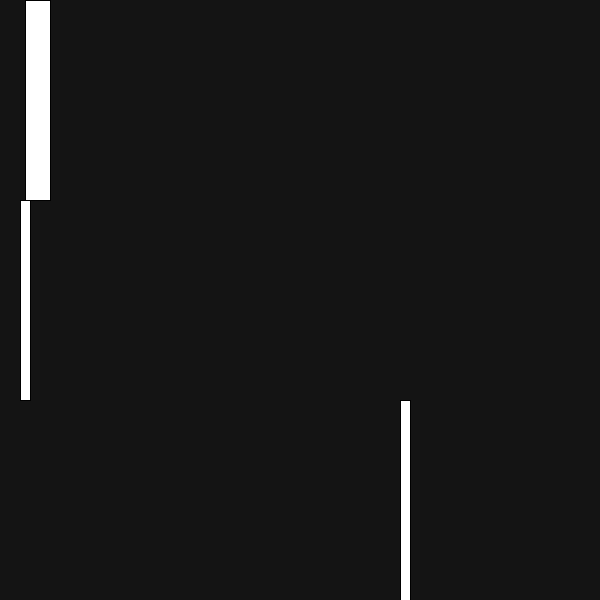
Frame 1 (no input)
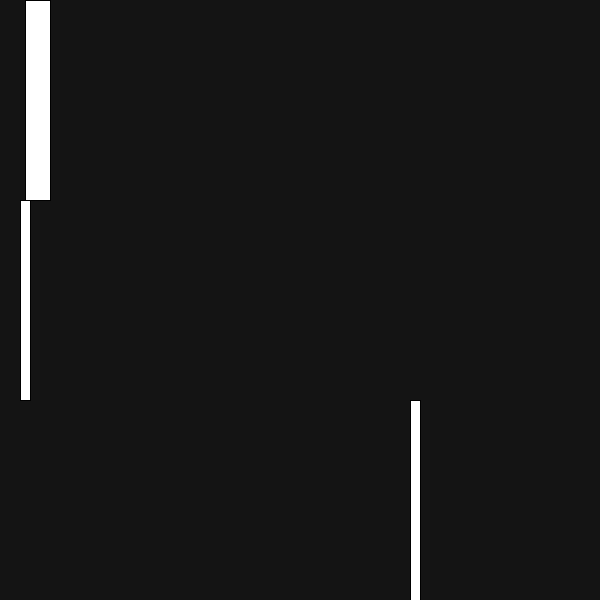
Frame 60 (the mouse pressed at the canvas centre just before this capture)
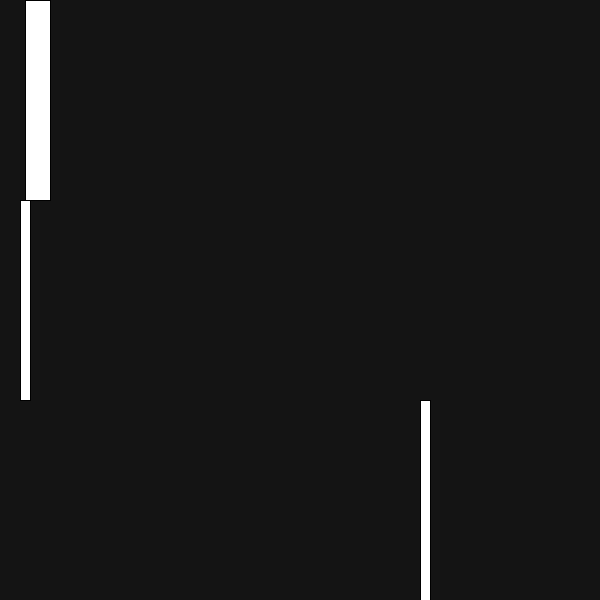
Frame 120 (the mouse held since frame 60 and released just before this capture)

The Processing sketch that drew these frames (run headless with seeded random() and noise(); from frame 60 on, the mouse is pressed at the canvas centre):

// Processing sketch: Q9
// ── Q9.pde
void setup() {
  size(600, 600);
}

void draw() {
  background(20);
  
  fill(255);
  
  float hourPos = map(hour(), 0, 24, 0, width);
  rect(hourPos, 0, width/24, 200);
  
  float minutePos = map(minute(), 0, 60, 0, width);
  rect(minutePos, 200, width/60, 200);
  
  float secondPos = map(second(), 0, 60, 0, width);
  rect(secondPos, 400, width/60, 200);
}
